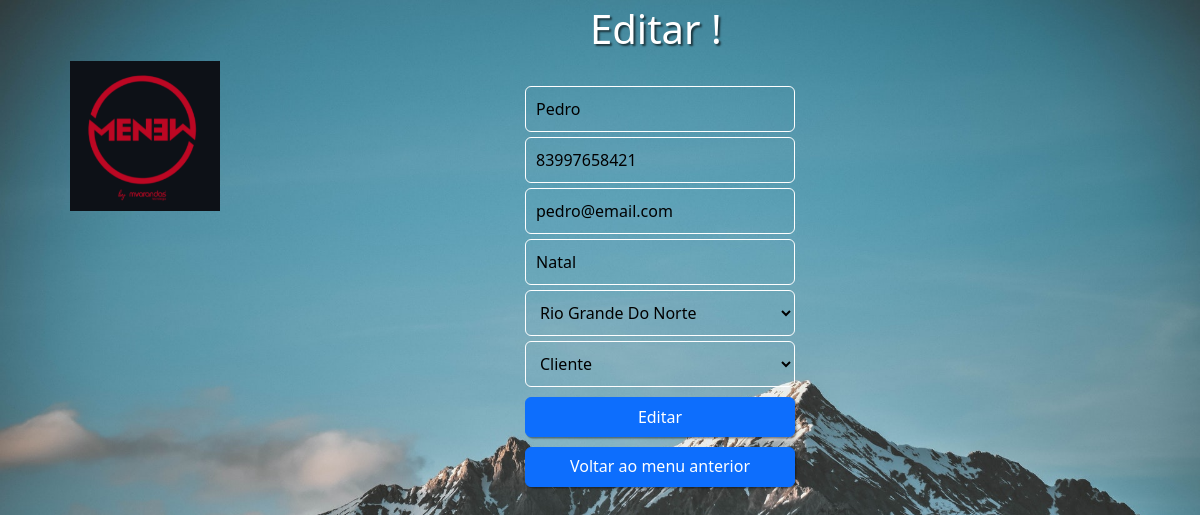
The app's page /editar.php?id=3 with its own data.
### tables this page shows
CREATE TABLE `usuario` (
  `usuario_id` int(11) NOT NULL,
  `usuario` varchar(45) NOT NULL,
  `telefone` varchar(45) NOT NULL,
  `email` varchar(45) NOT NULL,
  `cidade` varchar(45) NOT NULL,
  `estado` varchar(45) NOT NULL,
  `categoria` varchar(45) NOT NULL
);

### editar.php (the view, shortened to what this page needs)
<?php
include_once("conexao.php");
$user_id = $_GET["id"];
$result = "SELECT * FROM usuario WHERE usuario_id = $user_id";
$resultado = mysqli_query($conexao, $result);
$row_usuario = mysqli_fetch_assoc($resultado);
?>
<!DOCTYPE html>
<html lang="pt-br">
<head>
    <link href="https://cdn.jsdelivr.net/npm/bootstrap@5.0.1/dist/css/bootstrap.min.css" rel="stylesheet"
>
    <link rel="stylesheet" href="edicao.css">
</head>
<body>
    <h1>Editar !</h1>
    <div id="main">
        <div><img src="images/Menew_logo.png" id="logo"></div>
    </div>
    <div id="form">
        <form action="edicao.php" method="POST">
            <input type="text" name="nome" id="nome" placeholder="Nome:" value="<?php echo $row_usuario["usuario"]?>" class="inp" maxlength="30">
            <input type="text" name="telefone" id="telefone" placeholder="Telefone:" value="<?php echo $row_usuario["telefone"]?>" class="inp" maxlength="12">
            <input type="text" name="email" id="email" placeholder="E-mail:" value="<?php echo $row_usuario["email"]?>" class="inp" maxlength="30">
            <input type="text" name="cidade" id="cidade" placeholder="Cidade:" value="<?php echo $row_usuario["cidade"]?>" class="inp" maxlength="30">
            <select class="inp" name="estado">
                <option><?php echo $row_usuario["estado"]?></option>
            </select>
            <select class="inp" name="categoria">
                <option><?php echo $row_usuario["categoria"]?></option>
            </select>
            <input type="submit" class="btn btn-primary" id="btn" value="Editar">
            <br>
            <a href="listar.php" class="btn btn-primary" id="btn">Voltar ao menu anterior</a>
        </form>
    </div>
</body>
</html>

### edicao.css (style rules this page uses)
body { background-image: url(images/background_image.jpg); background-repeat: no-repeat; background-position: center center; background-attachment: fixed; background-size: cover; color: white; }
h1 { color: white; margin-left: 590px; margin-top: 5px; text-shadow: 2px 2px 2px rgba(0, 0, 0, 0.616); }
#main { margin-left: 70px; position: absolute; }
#logo { width: 150px; height: 150px; }
#btn { margin-right: 10px; margin-top: 10px; height: 40px; width: 270px; box-shadow: 1.5px 1.5px 1.5px rgba(0, 0, 0, 0.411); border-radius: 6px; }
#form { position: relative; margin-left: 525px; padding-top: 20px; }
.inp { width: 270px; display: block; padding: 10px; border-style: solid; margin-top: 5px; border-width: 1px; background-color: rgba(255, 255, 255, 0); border-color: #ffffff; border-radius: 6px; }
select option { background: rgba(0, 0, 0, 0.3); color: #fff; }

### records on screen
usuario: nome "Pedro", telefone "83997658421", email "pedro@email.com", cidade "Natal", estado "Rio Grande Do Norte", categoria "Cliente"
